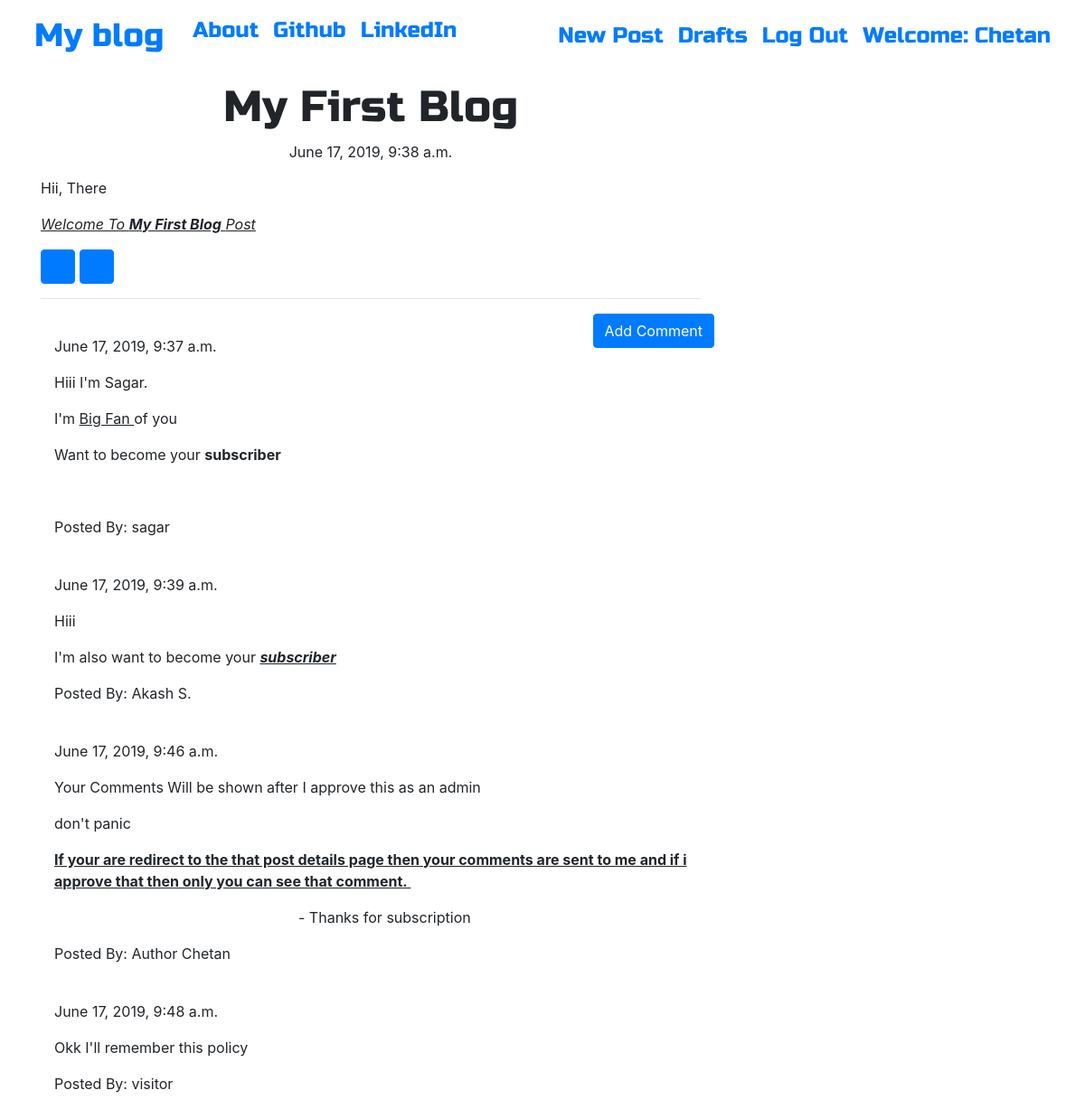
The page /post/8/ (signed in) on the database its author committed.
### blog/models.py (models this page shows, shortened)
class Post(models.Model):
    author = models.ForeignKey('auth.User', on_delete=models.CASCADE)
    title = models.CharField(max_length = 200)
    text = models.TextField()
    create_date = models.DateTimeField(default = timezone.now)
    published_date = models.DateTimeField(blank=True, null = True)

class Comment(models.Model):
    post = models.ForeignKey('blog.Post', related_name = 'comments', on_delete=models.CASCADE)
    author = models.CharField(max_length = 200)
    text = models.TextField()
    create_date = models.DateTimeField(default = timezone.now)
    approved_comment = models.BooleanField(default = False)

### blog/views.py (the view)
# urls.py: path(r'post/<int:pk>/', views.PostDetailView.as_view(), name = 'post_details'),
class PostDetailView(DetailView):
    model = Post

### blog/templates/blog/post_detail.html (shortened to what this page needs)
{% extends "blog/base.html" %}
{% block content %}
    <h1 class="posttitle loader">{{ post.title }} </h1>
    {% if post.published_date %}
        <div class="date postdate">
            {{ post.published_date }}
        </div>
    {% else %}
        <a href="{% url 'post_publish' pk=post.pk %}" class="btn btn-default">Publish</a>
    {% endif %}
    <p class="postcontent">{{ post.text|safe|linebreaksbr}} </p>
    {% if user.is_authenticated %}
        <a href="{% url 'post_edit' pk=post.pk %}" class="btn btn-primary">
            <i class="far fa-edit"></i>
        </a>
        <a href="{% url 'post_remove' pk=post.pk %}" class="btn btn-primary">
            <i class="fas fa-backspace"></i>
        </a>
    {% endif %}
    <hr>
    <a href="{% url 'add_comment_to_post' pk=post.pk %}" class="btn btn-primary btn-comment">Add Comment</a>
    <div class="container">
        {% for comment in post.comments.all %}
            <br>
            {% if user.is_authenticated or comment.approved_comment %}
                {{ comment.create_date }}
                <p> {{comment.text|safe|linebreaks}} </p>
                <p>Posted By: {{comment.author}} </p>
            {% endif %}
            {% empty %}
            <p>No Comments </p>
        {% endfor %}
    </div>
{% endblock %}

### blog/templates/blog/base.html (shortened to what this page needs)
<!doctype html>
{% load static %}
<html lang="en">
<head>
  <link rel="stylesheet" href="https://stackpath.bootstrapcdn.com/bootstrap/4.3.1/css/bootstrap.min.css"
>
  <link rel="stylesheet" href="//cdn.jsdelivr.net/npm/medium-editor@latest/dist/css/medium-editor.min.css"
    type="text/css" media="screen" charset="utf-8">
  <link rel="stylesheet" href="{% static 'fontawesome-free-5.8.2-web/css/all.css' %}">
  <link rel="stylesheet" href="{% static 'css/blog.css' %}">
</head>
<body class="loader">
  <nav class="navbar navbar-default navbar-expand techfont custome-navbar">
    <div class="container navbar-collapse collapse">
      <ul class="nav navbar-nav">
        <li class="nav-item"><a class="nav-link navbar-brand bigbrand" href="{% url 'post_list' %}">My blog</a></li>
        <li class="nav-item"><a class="nav-link" href="{% url 'about' %}">About</a></li>
        <li class="nav-item"><a class="nav-link" href="https://www.github.com">Github</a></li>
        <li class="nav-item"><a class="nav-link" href="https://www.linkedin.com">LinkedIn</a></li>
      </ul>
      <ul class="nav navbar-nav navbar-right ">
        {% if user.is_authenticated %}
          <li class="nav-item">
            <a class="nav-link" href="{% url 'post_new' %}">New Post</a>
          </li>
          <li class="nav-item">
            <a class="nav-link" href="{% url 'post_draft_list' %}">Drafts</a>
          </li>
          <li class="nav-item">
            <a class="nav-link" href="{% url 'logout' %}">Log Out</a>
          </li>
          <li class="nav-item">
            <a class="nav-link" href="#">Welcome: {{ user.username }}</a>
          </li>
        {% else %}
          <li class="nav-item">
            <a class="nav-link navbar-right" href="{% url 'login' %}"> <i class="fas fa-user"></i> </a>
          </li>
        {% endif %}
      </ul>
    </div>
  </nav>
  <div class="content container">
    <div class="row">
      <div class="col-md-8">
        <div class="blog_posts">
          {% block content %}
          {% endblock %}
        </div>
      </div>
    </div>
  </div>
</body>
</html>

### blog/static/css/blog.css (style rules this page uses)
.techfont { font-family: 'Russo One', sans-serif; font-size: 1.5em; margin-bottom: 10px; }
.bigbrand { font-size: 1.5em; }
.postdate { text-align: center; }
.posttitle { font-family: 'Russo One', sans-serif; font-size: 3em; text-align: center; }
.postcontent { font-family: 'Montserrat'; font-size: 1.5em; }
.btn-comment { position: absolute; right: 0px; }
.loader { filter:hue-rotate(0deg); color:linear-gradient(45deg,#0f8,#08f); animation:hue 10000ms infinite linear; }

### rows shown on the page
Post: title "My First Blog", published_date "June 17, 2019, 9:38 a.m.", text "Hii, There Welcome To My First Blog Post"
Comment: create_date "June 17, 2019, 9:37 a.m.", text "Hiii I'm Sagar. I'm Big Fan of you Want to become your subscriber", author "sagar"
Comment: create_date "June 17, 2019, 9:39 a.m.", text "Hiii I'm also want to become your subscriber", author "Akash S."
Comment: create_date "June 17, 2019, 9:46 a.m.", text "Your Comments Will be shown after I approve this as an admin don't panic If your are redirect to the that post details page then your comments are sent to me and if i approve that then only you can see that comment. - Thanks for subscription", author "Author Chetan"
Comment: create_date "June 17, 2019, 9:48 a.m.", text "Okk I'll remember this policy", author "visitor"

### other values the page prints
{{ user.username }} "Chetan"
